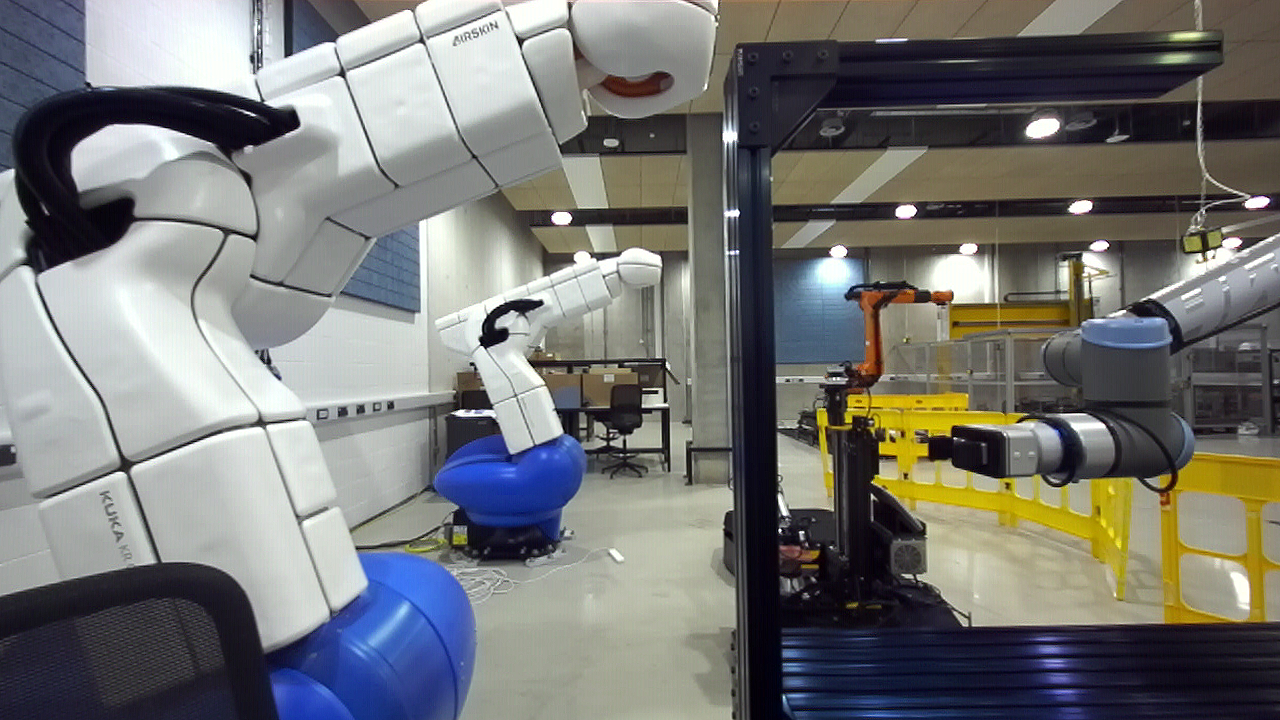
#> input picture selected_images/left000197.png, 1280 x 720 px; its folder holds only this picture in this run
$ python stereo_slam_4image.py
#> lines starting #> are read from the running program, lines starting #| are printed output that depends on the picture
import cv2
import numpy as np
import matplotlib.pyplot as plt
import glob

class StereoVO:
    # [67 lines left out: functions __init__, stereo_match, temporal_match, triangulate, estimate_motion, plot_trajectory, not called in this run]


# ============================================================
# Load two stereo pairs
# ============================================================
left_images = sorted(glob.glob("selected_images/left*.png"))
right_images = sorted(glob.glob("selected_images/right*.png"))

imgL1 = cv2.imread(left_images[0], cv2.IMREAD_GRAYSCALE)
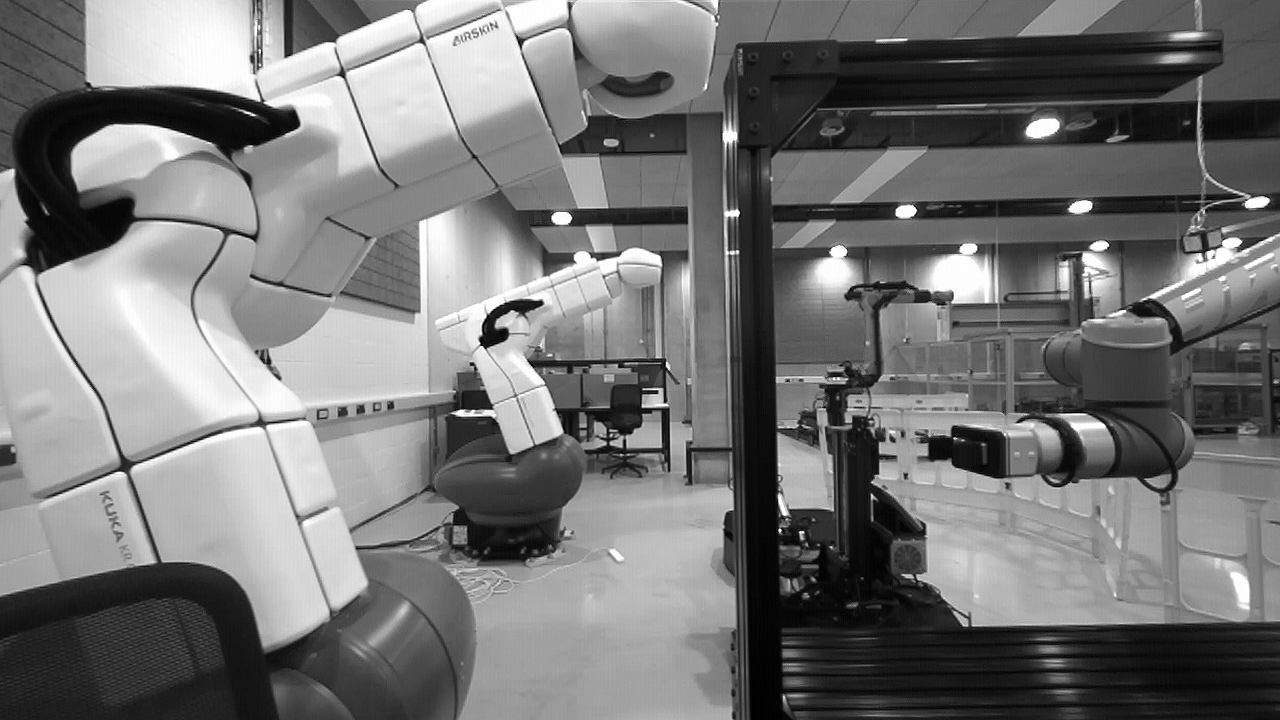
#> imgL1: shape (720, 1280); min 0, max 255, mean 117.5
#> (the run stopped early here; a loop or call above may not have finished)

$ run again, on selected_images/left000450.png
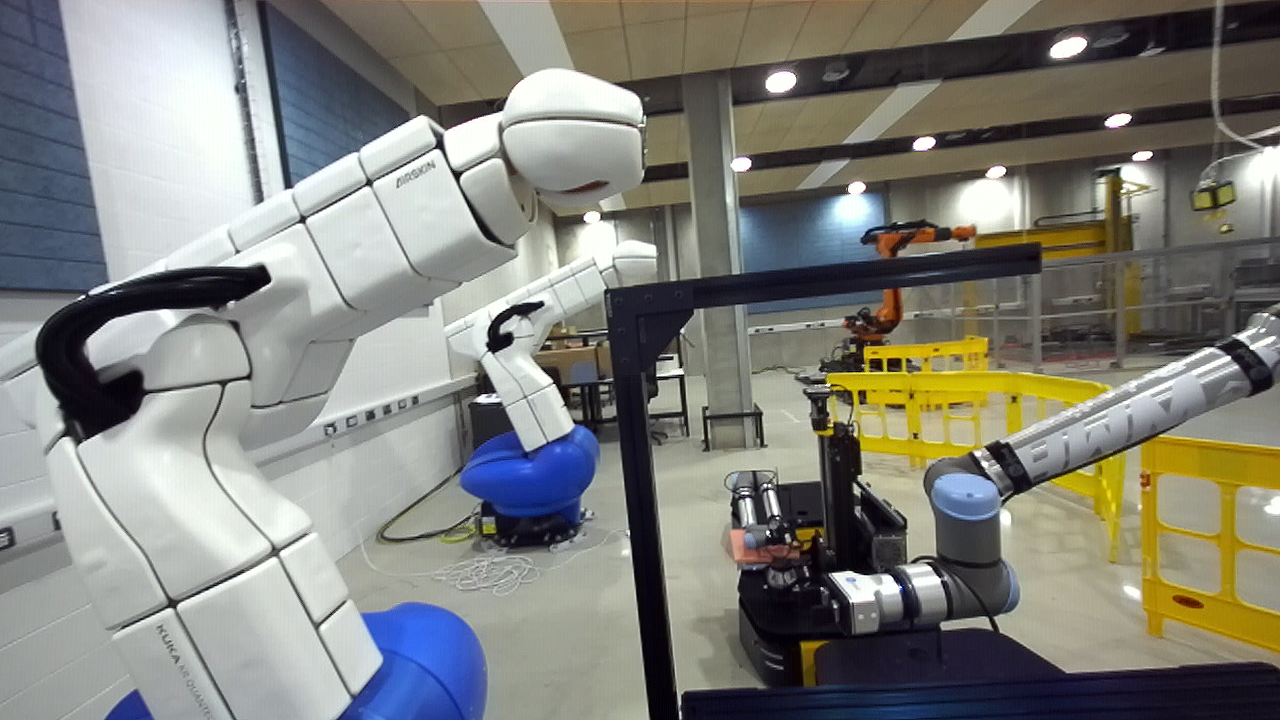
#> input picture selected_images/left000450.png, 1280 x 720 px
#> `imgL1 = cv2.imread(left_images[0], cv2.IMREAD_GRAYSCALE)`:
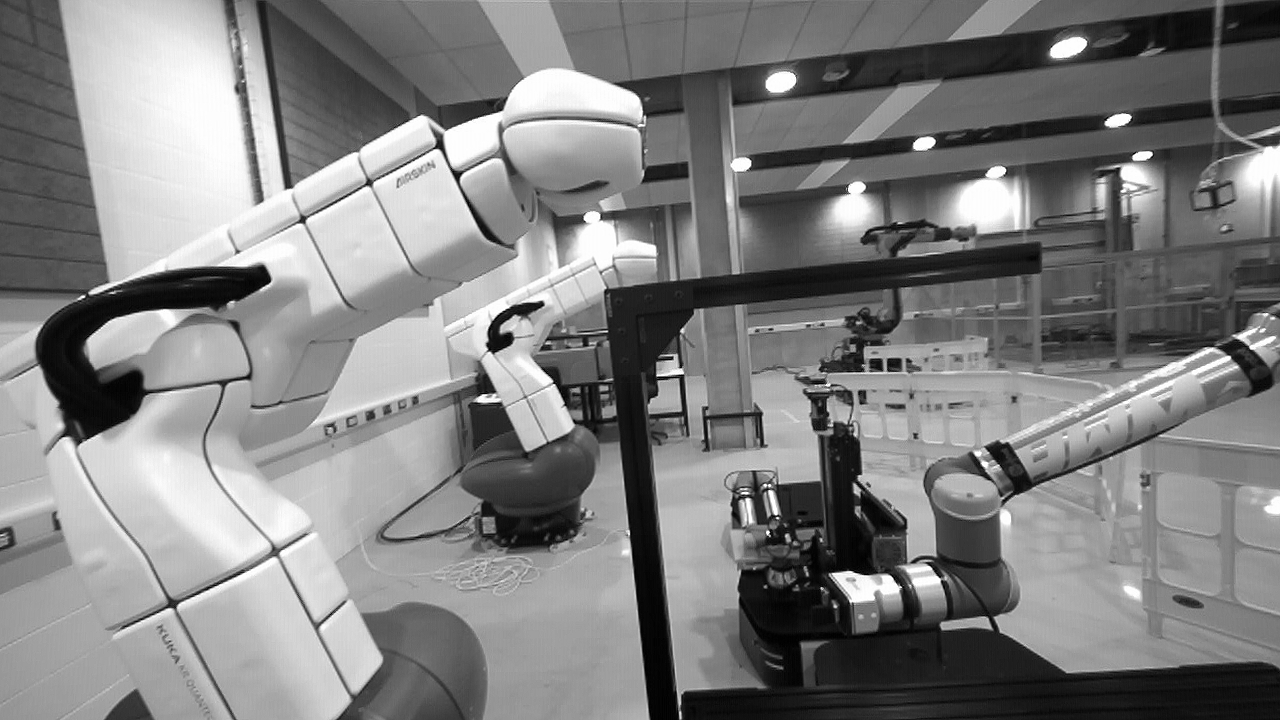
#> imgL1: shape (720, 1280); min 0, max 255, mean 128

$ run again, on selected_images/left000500.png
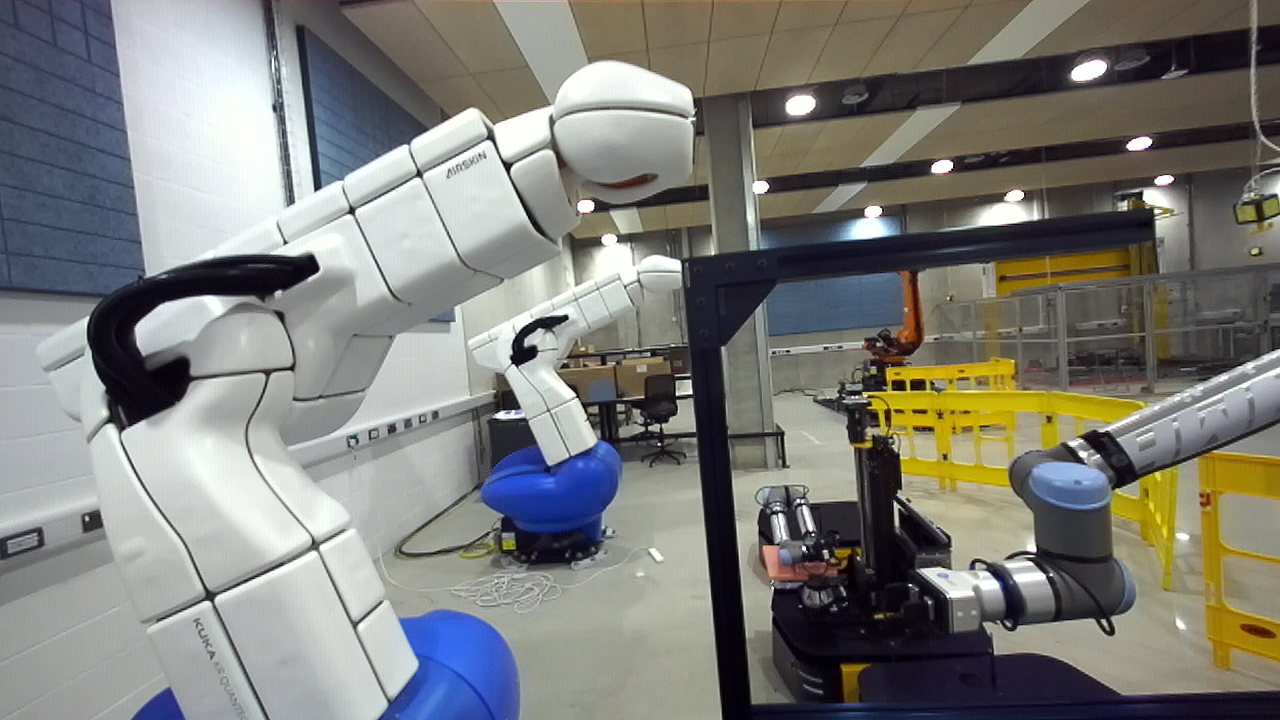
#> input picture selected_images/left000500.png, 1280 x 720 px
#> `imgL1 = cv2.imread(left_images[0], cv2.IMREAD_GRAYSCALE)`:
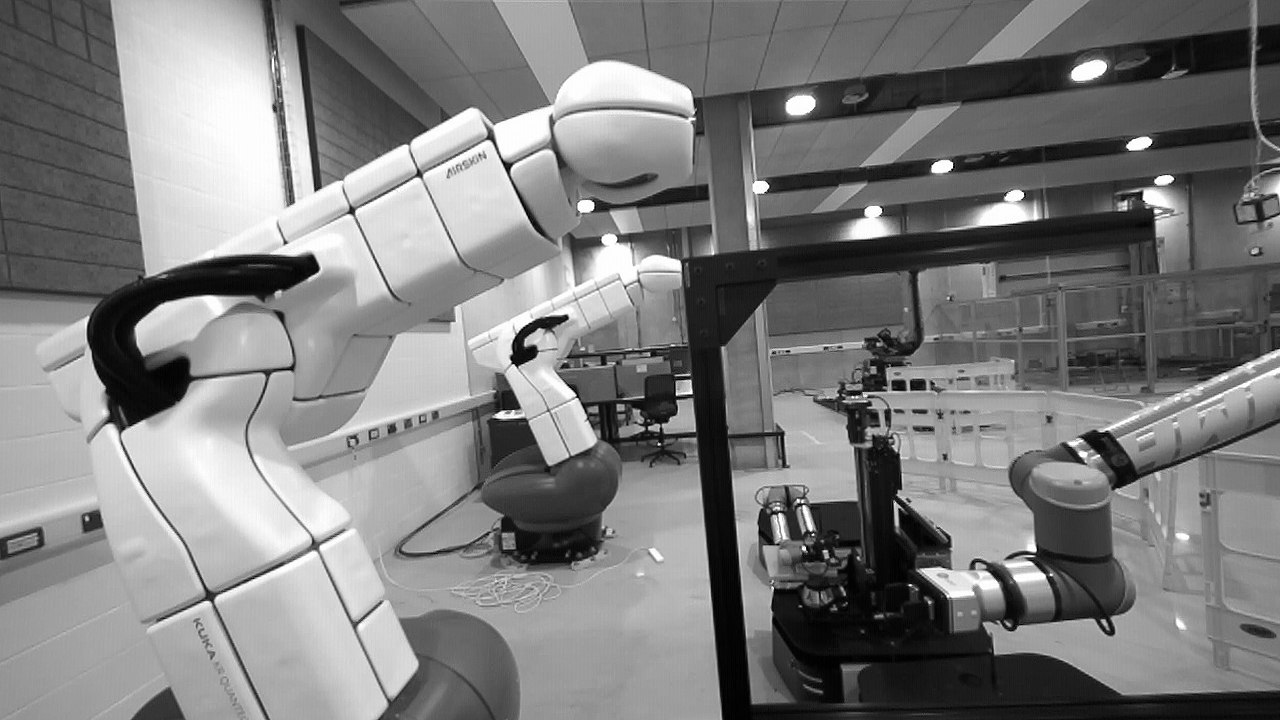
#> imgL1: shape (720, 1280); min 0, max 255, mean 124.7

$ run again, on selected_images/left000600.png
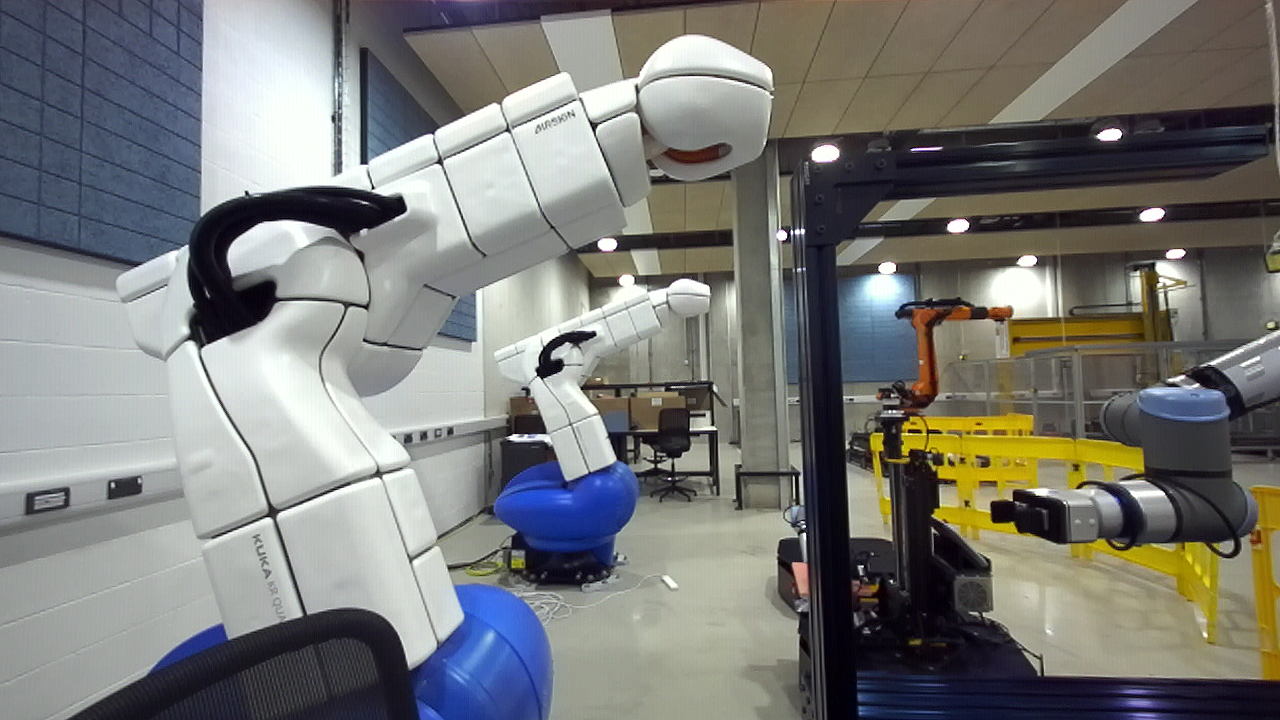
#> input picture selected_images/left000600.png, 1280 x 720 px
#> `imgL1 = cv2.imread(left_images[0], cv2.IMREAD_GRAYSCALE)`:
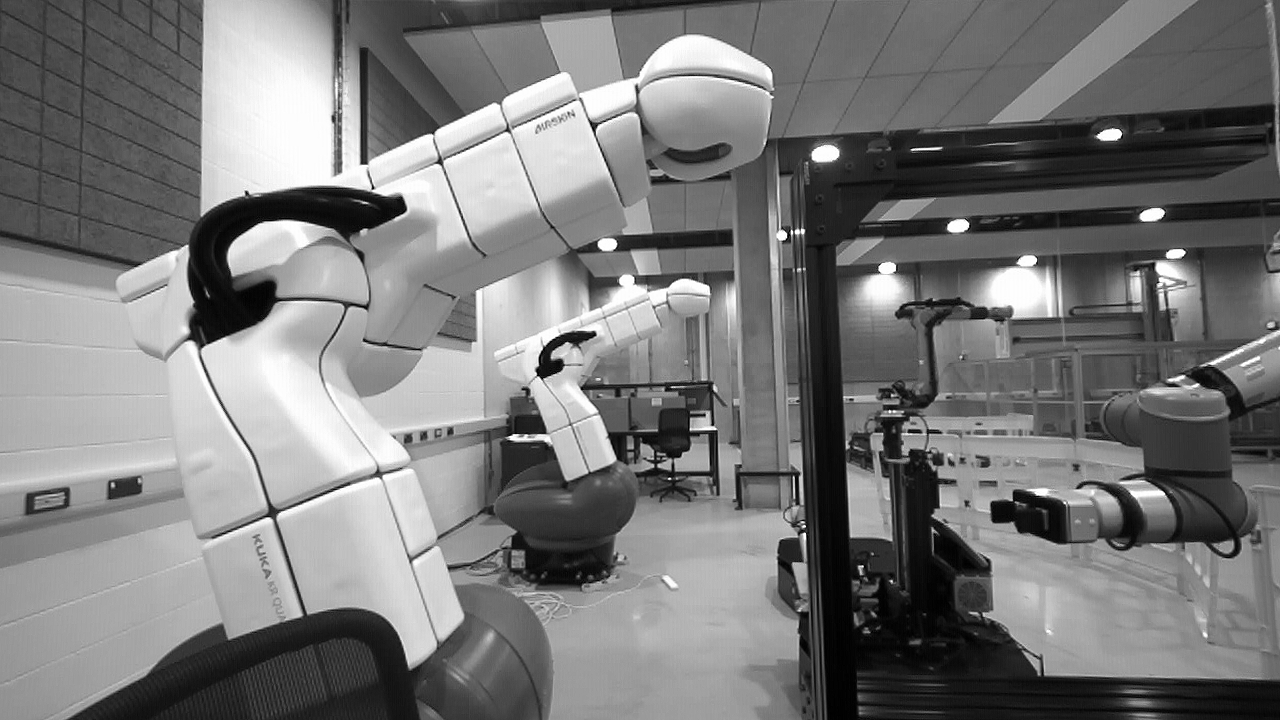
#> imgL1: shape (720, 1280); min 0, max 255, mean 120.8

$ run again, on selected_images/left000220.png
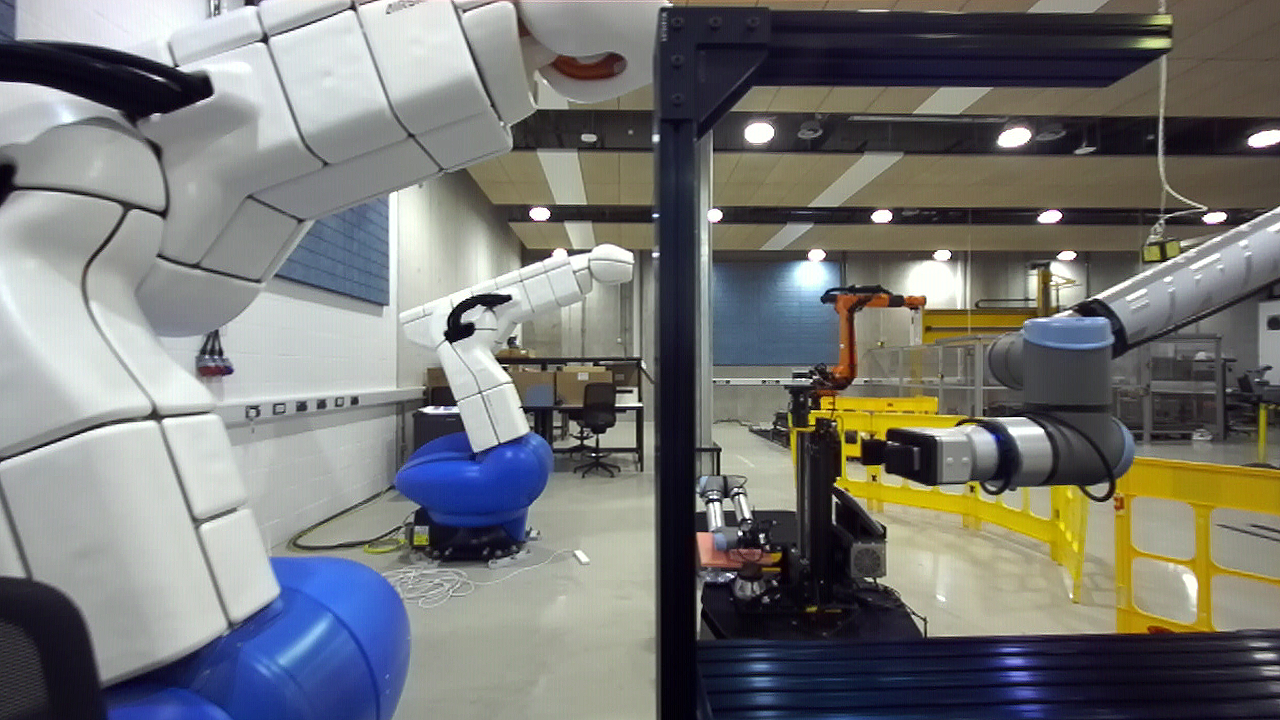
#> input picture selected_images/left000220.png, 1280 x 720 px
#> `imgL1 = cv2.imread(left_images[0], cv2.IMREAD_GRAYSCALE)`:
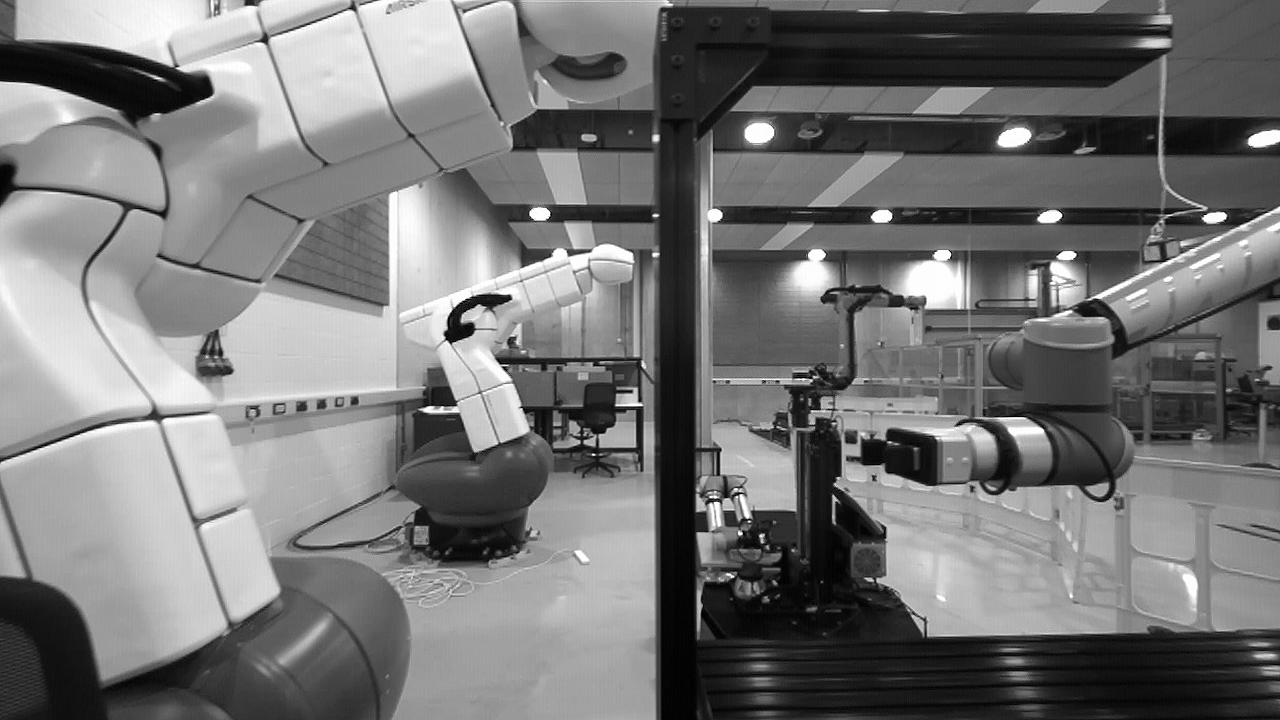
#> imgL1: shape (720, 1280); min 0, max 255, mean 117.3
